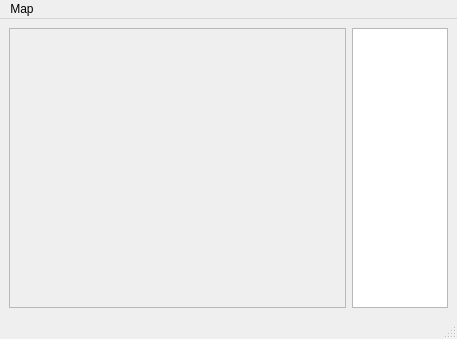
<?xml version="1.0" encoding="UTF-8"?>
<ui version="4.0">
 <class>MainWindow</class>
 <widget class="QMainWindow" name="MainWindow">
  <property name="geometry">
   <rect>
    <x>0</x>
    <y>0</y>
    <width>457</width>
    <height>339</height>
   </rect>
  </property>
  <property name="windowTitle">
   <string>Maze</string>
  </property>
  <widget class="QWidget" name="centralwidget">
   <layout class="QHBoxLayout" name="horizontalLayout">
    <item>
     <widget class="QScrollArea" name="scrollArea">
      <property name="widgetResizable">
       <bool>true</bool>
      </property>
      <widget class="QWidget" name="scrollAreaWidgetContents">
       <property name="geometry">
        <rect>
         <x>0</x>
         <y>0</y>
         <width>335</width>
         <height>272</height>
        </rect>
       </property>
      </widget>
     </widget>
    </item>
    <item>
     <widget class="QListWidget" name="palette">
      <property name="sizePolicy">
       <sizepolicy hsizetype="Preferred" vsizetype="Expanding">
        <horstretch>0</horstretch>
        <verstretch>0</verstretch>
       </sizepolicy>
      </property>
      <property name="maximumSize">
       <size>
        <width>96</width>
        <height>16777215</height>
       </size>
      </property>
     </widget>
    </item>
   </layout>
  </widget>
  <widget class="QMenuBar" name="menubar">
   <property name="geometry">
    <rect>
     <x>0</x>
     <y>0</y>
     <width>457</width>
     <height>25</height>
    </rect>
   </property>
   <widget class="QMenu" name="menuMap">
    <property name="title">
     <string>Map</string>
    </property>
    <addaction name="actionNew"/>
    <addaction name="actionOpen"/>
    <addaction name="actionSave"/>
    <addaction name="actionQuit"/>
   </widget>
   <addaction name="menuMap"/>
  </widget>
  <widget class="QStatusBar" name="statusbar"/>
  <action name="actionNew">
   <property name="text">
    <string>New</string>
   </property>
  </action>
  <action name="actionQuit">
   <property name="text">
    <string>Quit</string>
   </property>
  </action>
  <action name="actionOpen">
   <property name="text">
    <string>Open</string>
   </property>
  </action>
  <action name="actionSave">
   <property name="text">
    <string>Save</string>
   </property>
  </action>
 </widget>
 <resources/>
 <connections>
  <connection>
   <sender>actionQuit</sender>
   <signal>triggered()</signal>
   <receiver>MainWindow</receiver>
   <slot>close()</slot>
   <hints>
    <hint type="sourcelabel">
     <x>-1</x>
     <y>-1</y>
    </hint>
    <hint type="destinationlabel">
     <x>228</x>
     <y>169</y>
    </hint>
   </hints>
  </connection>
 </connections>
</ui>
